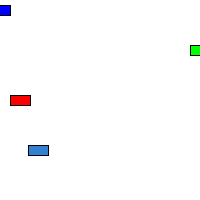
Frame 1 (no input)
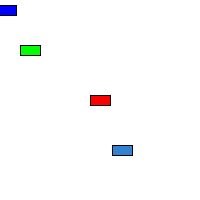
Frame 60 (the mouse pressed at the canvas centre just before this capture)
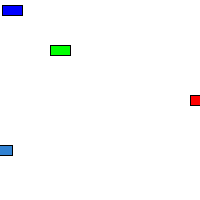
Frame 120 (the mouse held since frame 60 and released just before this capture)

The Processing sketch that drew these frames (run headless with seeded random() and noise(); from frame 60 on, the mouse is pressed at the canvas centre):

// Processing sketch: processing_103353
// ── processing_103353.pde

// Example: Three+ Car objects
Car myCar1;
Car myCar2; // Three objects!
Car myCar3;
Car car4;

void setup() {
  size(200,200);
  // Parameters go inside the parentheses when the object is constructed.
  myCar1 = new Car(color(255,0,0),0,100,20); 
  myCar2 = new Car(color(0,0,255),0,10,.1);
  myCar3 = new Car(color(0, 255, 0), 0, 50, -10);
  car4 = new Car(color(50, 130, 210), 40, 150, -2);
}

void draw() {
  background(255);
  myCar1.drive();
  myCar1.display();
  myCar2.drive();
  myCar2.display();
  myCar3.drive();
  myCar3.display();
  car4.drive();
  car4.display();
}

// Even though there are multiple objects, we still only need one class. 
// No matter how many cookies we make, only one cookie cutter is needed.
class Car { 
  color c;
  float xpos;
  float ypos;
  float xspeed;

  // The Constructor is defined with arguments.
  Car(color tempC, float tempXpos, float tempYpos, float tempXspeed) { 
    c = tempC;
    xpos = tempXpos;
    ypos = tempYpos;
    xspeed = tempXspeed;
  }

  void display() {
    stroke(0);
    fill(c);
    rectMode(CENTER);
    rect(xpos,ypos,20,10);
  }

  void drive() {
    xpos = xpos + xspeed;
    if (xpos > width) {
      xpos = 0;
    }
    else if (xpos< 0) {
        xpos = 200;
    }
  }
}
